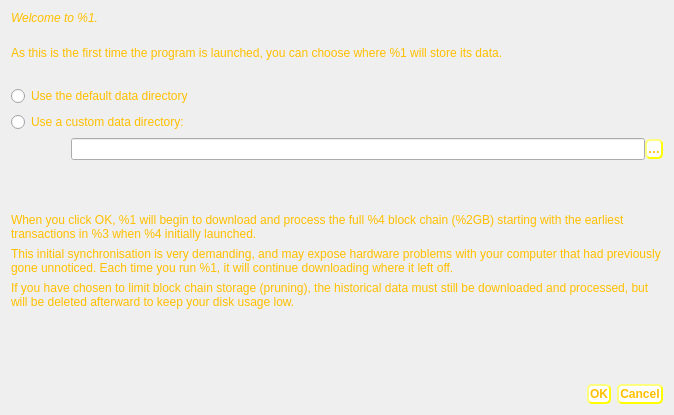
<?xml version="1.0" encoding="UTF-8"?>
<ui version="4.0">
 <class>Intro</class>
 <widget class="QDialog" name="Intro">
  <property name="geometry">
   <rect>
    <x>0</x>
    <y>0</y>
    <width>674</width>
    <height>415</height>
   </rect>
  </property>
  <property name="windowTitle">
   <string>Welcome</string>
  </property>
  <property name="styleSheet">
   <string notr="true">QWidget#Intro { background-image: url(:/icons/Background);}
QLabel {color: #FFBF00;}
QRadioButton {color: #FFBF00;}
QCheckBox {color: #FFBF00;}
QPushButton {background-color: white;
    border-style: outset;
    border-width: 2px;
    border-radius: 5px;
    border-color: yellow;
    font: bold 12px;
    min-width: 6em;
    padding: 1px;
	color: #FFBF00
}</string>
  </property>
  <layout class="QVBoxLayout" name="verticalLayout">
   <item>
    <widget class="QLabel" name="welcomeLabel">
     <property name="styleSheet">
      <string notr="true">QLabel { font-style:italic; }</string>
     </property>
     <property name="text">
      <string>Welcome to %1.</string>
     </property>
     <property name="wordWrap">
      <bool>true</bool>
     </property>
    </widget>
   </item>
   <item>
    <spacer name="verticalSpacer_4">
     <property name="orientation">
      <enum>Qt::Vertical</enum>
     </property>
     <property name="sizeType">
      <enum>QSizePolicy::Minimum</enum>
     </property>
     <property name="sizeHint" stdset="0">
      <size>
       <width>20</width>
       <height>15</height>
      </size>
     </property>
    </spacer>
   </item>
   <item>
    <widget class="QLabel" name="storageLabel">
     <property name="text">
      <string>As this is the first time the program is launched, you can choose where %1 will store its data.</string>
     </property>
     <property name="wordWrap">
      <bool>true</bool>
     </property>
    </widget>
   </item>
   <item>
    <widget class="QLabel" name="sizeWarningLabel">
     <property name="wordWrap">
      <bool>true</bool>
     </property>
    </widget>
   </item>
   <item>
    <widget class="QRadioButton" name="dataDirDefault">
     <property name="text">
      <string>Use the default data directory</string>
     </property>
    </widget>
   </item>
   <item>
    <widget class="QRadioButton" name="dataDirCustom">
     <property name="text">
      <string>Use a custom data directory:</string>
     </property>
    </widget>
   </item>
   <item>
    <layout class="QHBoxLayout" name="horizontalLayout">
     <property name="spacing">
      <number>0</number>
     </property>
     <property name="sizeConstraint">
      <enum>QLayout::SetDefaultConstraint</enum>
     </property>
     <item>
      <spacer name="horizontalSpacer">
       <property name="orientation">
        <enum>Qt::Horizontal</enum>
       </property>
       <property name="sizeType">
        <enum>QSizePolicy::Fixed</enum>
       </property>
       <property name="sizeHint" stdset="0">
        <size>
         <width>60</width>
         <height>20</height>
        </size>
       </property>
      </spacer>
     </item>
     <item>
      <layout class="QVBoxLayout" name="verticalLayout_2">
       <property name="sizeConstraint">
        <enum>QLayout::SetDefaultConstraint</enum>
       </property>
       <item>
        <layout class="QHBoxLayout" name="horizontalLayout_2">
         <item>
          <widget class="QLineEdit" name="dataDirectory"/>
         </item>
         <item>
          <widget class="QPushButton" name="ellipsisButton">
           <property name="sizePolicy">
            <sizepolicy hsizetype="Minimum" vsizetype="Fixed">
             <horstretch>0</horstretch>
             <verstretch>0</verstretch>
            </sizepolicy>
           </property>
           <property name="maximumSize">
            <size>
             <width>30</width>
             <height>16777215</height>
            </size>
           </property>
           <property name="text">
            <string notr="true">…</string>
           </property>
           <property name="autoDefault">
            <bool>false</bool>
           </property>
          </widget>
         </item>
        </layout>
       </item>
       <item>
        <spacer name="verticalSpacer_3">
         <property name="orientation">
          <enum>Qt::Vertical</enum>
         </property>
         <property name="sizeType">
          <enum>QSizePolicy::Fixed</enum>
         </property>
         <property name="sizeHint" stdset="0">
          <size>
           <width>20</width>
           <height>5</height>
          </size>
         </property>
        </spacer>
       </item>
       <item>
        <widget class="QLabel" name="freeSpace">
         <property name="sizePolicy">
          <sizepolicy hsizetype="Preferred" vsizetype="Expanding">
           <horstretch>1</horstretch>
           <verstretch>0</verstretch>
          </sizepolicy>
         </property>
         <property name="text">
          <string/>
         </property>
         <property name="wordWrap">
          <bool>true</bool>
         </property>
        </widget>
       </item>
       <item>
        <spacer name="verticalSpacer_2">
         <property name="orientation">
          <enum>Qt::Vertical</enum>
         </property>
         <property name="sizeType">
          <enum>QSizePolicy::Fixed</enum>
         </property>
         <property name="sizeHint" stdset="0">
          <size>
           <width>20</width>
           <height>5</height>
          </size>
         </property>
        </spacer>
       </item>
       <item>
        <widget class="QLabel" name="errorMessage">
         <property name="sizePolicy">
          <sizepolicy hsizetype="Preferred" vsizetype="Expanding">
           <horstretch>0</horstretch>
           <verstretch>0</verstretch>
          </sizepolicy>
         </property>
         <property name="textFormat">
          <enum>Qt::RichText</enum>
         </property>
         <property name="wordWrap">
          <bool>true</bool>
         </property>
        </widget>
       </item>
      </layout>
     </item>
    </layout>
   </item>
   <item>
    <widget class="QLabel" name="lblExplanation1">
     <property name="text">
      <string>When you click OK, %1 will begin to download and process the full %4 block chain (%2GB) starting with the earliest transactions in %3 when %4 initially launched.</string>
     </property>
     <property name="wordWrap">
      <bool>true</bool>
     </property>
    </widget>
   </item>
   <item>
    <widget class="QLabel" name="lblExplanation2">
     <property name="text">
      <string>This initial synchronisation is very demanding, and may expose hardware problems with your computer that had previously gone unnoticed. Each time you run %1, it will continue downloading where it left off.</string>
     </property>
     <property name="wordWrap">
      <bool>true</bool>
     </property>
    </widget>
   </item>
   <item>
    <widget class="QLabel" name="lblExplanation3">
     <property name="text">
      <string>If you have chosen to limit block chain storage (pruning), the historical data must still be downloaded and processed, but will be deleted afterward to keep your disk usage low.</string>
     </property>
     <property name="wordWrap">
      <bool>true</bool>
     </property>
    </widget>
   </item>
   <item>
    <spacer name="verticalSpacer">
     <property name="orientation">
      <enum>Qt::Vertical</enum>
     </property>
     <property name="sizeHint" stdset="0">
      <size>
       <width>20</width>
       <height>40</height>
      </size>
     </property>
    </spacer>
   </item>
   <item>
    <widget class="QDialogButtonBox" name="buttonBox">
     <property name="orientation">
      <enum>Qt::Horizontal</enum>
     </property>
     <property name="standardButtons">
      <set>QDialogButtonBox::Cancel|QDialogButtonBox::Ok</set>
     </property>
    </widget>
   </item>
  </layout>
 </widget>
 <resources/>
 <connections>
  <connection>
   <sender>buttonBox</sender>
   <signal>accepted()</signal>
   <receiver>Intro</receiver>
   <slot>accept()</slot>
   <hints>
    <hint type="sourcelabel">
     <x>20</x>
     <y>20</y>
    </hint>
    <hint type="destinationlabel">
     <x>20</x>
     <y>20</y>
    </hint>
   </hints>
  </connection>
  <connection>
   <sender>buttonBox</sender>
   <signal>rejected()</signal>
   <receiver>Intro</receiver>
   <slot>reject()</slot>
   <hints>
    <hint type="sourcelabel">
     <x>20</x>
     <y>20</y>
    </hint>
    <hint type="destinationlabel">
     <x>20</x>
     <y>20</y>
    </hint>
   </hints>
  </connection>
 </connections>
</ui>
